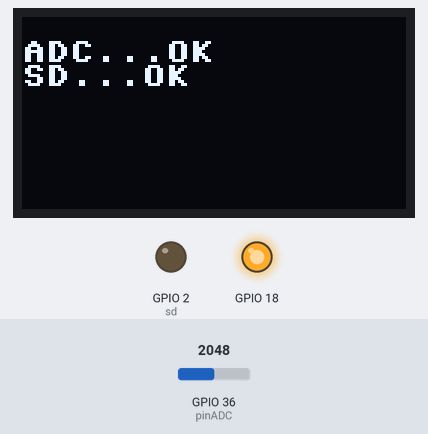
This program was run on a simulated ESP32 board running MicroPython. Parts: 128×64 one-colour display, output pins drawn as LEDs (lit = HIGH). The test bench sets the inputs (shaded band); at power-on: GPIO 36 (pinADC) = 2048 (analog values on the 0–4095 scale). Files the program writes start out absent; pins used as bus, display or sensor lines are not drawn.

Above: at 0.1 s.

The program:

test.py
```python
from machine import Pin, I2C, ADC, SPI
import ssd1306
import sdcard
import micropython
import os

micropython.alloc_emergency_exception_buf(100)

#inicializacion de pantalla
rst = Pin(16, Pin.OUT)
rst.value(1)
scl = Pin(15, Pin.OUT, Pin.PULL_UP)
sda = Pin(4, Pin.OUT, Pin.PULL_UP)
i2c = I2C(scl=scl, sda=sda, freq=450000)
oled = ssd1306.SSD1306_I2C(128, 64, i2c, addr=0x3c)

#inicializacion ADC
pinADC = Pin(36)
adc = ADC(pinADC)
adc.atten(adc.ATTN_11DB)
oled.text('ADC...OK ', 0, 8)
oled.show()

#configuracion SD
Pin(18,Pin.OUT,value=1) #para desactivar LoRa
spi = SPI(sck=Pin(23),miso=Pin(14),mosi=Pin(13))
sd = sdcard.SDCard(spi, Pin(2,Pin.OUT))
oled.text('SD...OK', 0, 16)
oled.show()

while 1:
	oled.fill(0)
	os.mount(sd, '/fc')
	aux = str(adc.read())
	filename = '/fc/audio.txt'
	with open(filename,'a') as f:
		n = f.write('{},'.format(aux))
	os.umount('/fc')
```
